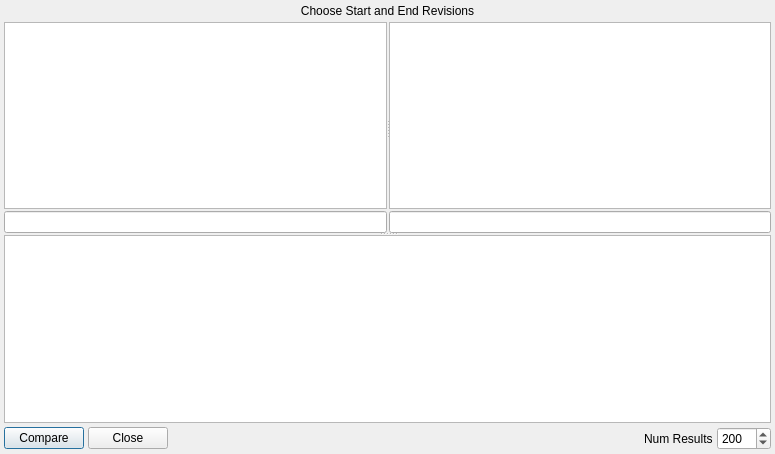
<ui version="4.0" >
 <class>compare</class>
 <widget class="QDialog" name="compare" >
  <property name="geometry" >
   <rect>
    <x>0</x>
    <y>0</y>
    <width>775</width>
    <height>454</height>
   </rect>
  </property>
  <property name="windowTitle" >
   <string>Compare Revisions</string>
  </property>
  <layout class="QVBoxLayout" name="verticalLayout_3" >
   <property name="spacing" >
    <number>4</number>
   </property>
   <property name="margin" >
    <number>4</number>
   </property>
   <item>
    <widget class="QLabel" name="label_2" >
     <property name="text" >
      <string>Choose Start and End Revisions</string>
     </property>
     <property name="alignment" >
      <set>Qt::AlignCenter</set>
     </property>
    </widget>
   </item>
   <item>
    <widget class="QSplitter" name="splitter_2" >
     <property name="orientation" >
      <enum>Qt::Vertical</enum>
     </property>
     <property name="handleWidth" >
      <number>2</number>
     </property>
     <widget class="QSplitter" name="splitter" >
      <property name="orientation" >
       <enum>Qt::Horizontal</enum>
      </property>
      <property name="handleWidth" >
       <number>2</number>
      </property>
      <widget class="QWidget" name="layoutWidget" >
       <layout class="QVBoxLayout" name="verticalLayout" >
        <property name="spacing" >
         <number>2</number>
        </property>
        <item>
         <widget class="QListWidget" name="descriptions_start" />
        </item>
        <item>
         <widget class="QLineEdit" name="revision_start" />
        </item>
       </layout>
      </widget>
      <widget class="QWidget" name="layoutWidget" >
       <layout class="QVBoxLayout" name="verticalLayout_2" >
        <property name="spacing" >
         <number>2</number>
        </property>
        <item>
         <widget class="QListWidget" name="descriptions_end" />
        </item>
        <item>
         <widget class="QLineEdit" name="revision_end" />
        </item>
       </layout>
      </widget>
     </widget>
     <widget class="QTextEdit" name="display_text" />
    </widget>
   </item>
   <item>
    <layout class="QHBoxLayout" name="horizontalLayout" >
     <property name="spacing" >
      <number>4</number>
     </property>
     <item>
      <widget class="QPushButton" name="button_compare" >
       <property name="text" >
        <string>Compare</string>
       </property>
      </widget>
     </item>
     <item>
      <widget class="QPushButton" name="button_close" >
       <property name="text" >
        <string>Close</string>
       </property>
      </widget>
     </item>
     <item>
      <spacer name="horizontalSpacer" >
       <property name="orientation" >
        <enum>Qt::Horizontal</enum>
       </property>
       <property name="sizeHint" stdset="0" >
        <size>
         <width>128</width>
         <height>14</height>
        </size>
       </property>
      </spacer>
     </item>
     <item>
      <widget class="QLabel" name="label" >
       <property name="text" >
        <string>Num Results</string>
       </property>
      </widget>
     </item>
     <item>
      <widget class="QSpinBox" name="num_results" >
       <property name="minimum" >
        <number>1</number>
       </property>
       <property name="maximum" >
        <number>9999</number>
       </property>
       <property name="value" >
        <number>200</number>
       </property>
      </widget>
     </item>
    </layout>
   </item>
  </layout>
 </widget>
 <resources/>
 <connections>
  <connection>
   <sender>button_close</sender>
   <signal>clicked()</signal>
   <receiver>compare</receiver>
   <slot>accept()</slot>
   <hints>
    <hint type="sourcelabel" >
     <x>566</x>
     <y>436</y>
    </hint>
    <hint type="destinationlabel" >
     <x>304</x>
     <y>226</y>
    </hint>
   </hints>
  </connection>
 </connections>
</ui>
